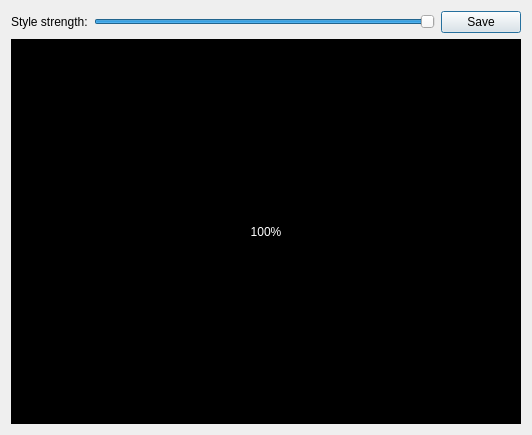
<?xml version="1.0" encoding="UTF-8"?>
<ui version="4.0">
 <class>StyleIntensityDialog</class>
 <widget class="QDialog" name="StyleIntensityDialog">
  <property name="geometry">
   <rect>
    <x>0</x>
    <y>0</y>
    <width>532</width>
    <height>435</height>
   </rect>
  </property>
  <property name="windowTitle">
   <string>Adjust Style Strength</string>
  </property>
  <layout class="QGridLayout" name="gridLayout">
   <item row="1" column="0" colspan="3">
    <widget class="QLabel" name="labelCanvas">
     <property name="styleSheet">
      <string notr="true">background-color: rgb(0, 0, 0);
color: rgb(255, 255, 255);</string>
     </property>
     <property name="text">
      <string>100%</string>
     </property>
     <property name="alignment">
      <set>Qt::AlignCenter</set>
     </property>
    </widget>
   </item>
   <item row="0" column="0">
    <widget class="QLabel" name="label">
     <property name="text">
      <string>Style strength:</string>
     </property>
    </widget>
   </item>
   <item row="0" column="1">
    <widget class="QSlider" name="sliderStyleIntensity">
     <property name="maximum">
      <number>100</number>
     </property>
     <property name="value">
      <number>100</number>
     </property>
     <property name="orientation">
      <enum>Qt::Horizontal</enum>
     </property>
    </widget>
   </item>
   <item row="0" column="2">
    <widget class="QPushButton" name="pushButtonSave">
     <property name="text">
      <string>Save</string>
     </property>
     <property name="icon">
      <iconset resource="neuralstyler.qrc">
       <normaloff>:/images/filesave .png</normaloff>:/images/filesave .png</iconset>
     </property>
     <property name="iconSize">
      <size>
       <width>22</width>
       <height>22</height>
      </size>
     </property>
    </widget>
   </item>
  </layout>
 </widget>
 <resources>
  <include location="neuralstyler.qrc"/>
 </resources>
 <connections/>
</ui>
